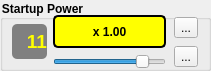
     <widget class="QGroupBox" name="startup">
      <property name="geometry">
       <rect>
        <x>10</x>
        <y>40</y>
        <width>211</width>
        <height>71</height>
       </rect>
      </property>
      <property name="font">
       <font>
        <pointsize>9</pointsize>
        <weight>75</weight>
        <bold>true</bold>
       </font>
      </property>
      <property name="styleSheet">
       <string notr="true">QGroupBox{
	font-weight: bold;
}</string>
      </property>
      <property name="title">
       <string>Startup Power</string>
      </property>
      <widget class="QWidget" name="layoutWidget_9">
       <property name="geometry">
        <rect>
         <x>10</x>
         <y>15</y>
         <width>191</width>
         <height>54</height>
        </rect>
       </property>
       <layout class="QHBoxLayout" name="horizontalLayout_47">
        <item>
         <layout class="QHBoxLayout" name="horizontalLayout_startup">
          <item>
           <widget class="QLabel" name="label_startupValue">
            <property name="minimumSize">
             <size>
              <width>35</width>
              <height>35</height>
             </size>
            </property>
            <property name="maximumSize">
             <size>
              <width>35</width>
              <height>35</height>
             </size>
            </property>
            <property name="font">
             <font>
              <pointsize>14</pointsize>
              <weight>75</weight>
              <bold>true</bold>
             </font>
            </property>
            <property name="styleSheet">
             <string notr="true">QLabel{
	color: yellow;
	font-weight: bold;
	background-color: gray;
	border-radius: 5px;
}</string>
            </property>
            <property name="text">
             <string>11</string>
            </property>
            <property name="alignment">
             <set>Qt::AlignRight|Qt::AlignTrailing|Qt::AlignVCenter</set>
            </property>
           </widget>
          </item>
          <item>
           <layout class="QVBoxLayout" name="verticalLayout_70">
            <item>
             <widget class="QLabel" name="label_startupTitle">
              <property name="minimumSize">
               <size>
                <width>113</width>
                <height>0</height>
               </size>
              </property>
              <property name="maximumSize">
               <size>
                <width>113</width>
                <height>16777215</height>
               </size>
              </property>
              <property name="styleSheet">
               <string notr="true">QLabel{
	background-color: yellow;
	font-weight: bold;
	border: 2px solid black;
	border-radius: 5px;
}</string>
              </property>
              <property name="text">
               <string>x 1.00</string>
              </property>
              <property name="alignment">
               <set>Qt::AlignCenter</set>
              </property>
             </widget>
            </item>
            <item>
             <widget class="QSlider" name="slide_startup">
              <property name="minimumSize">
               <size>
                <width>113</width>
                <height>0</height>
               </size>
              </property>
              <property name="maximumSize">
               <size>
                <width>113</width>
                <height>16777215</height>
               </size>
              </property>
              <property name="minimum">
               <number>1</number>
              </property>
              <property name="maximum">
               <number>13</number>
              </property>
              <property name="value">
               <number>11</number>
              </property>
              <property name="orientation">
               <enum>Qt::Horizontal</enum>
              </property>
             </widget>
            </item>
           </layout>
          </item>
         </layout>
        </item>
        <item>
         <layout class="QVBoxLayout" name="verticalLayout_61">
          <item>
           <widget class="QToolButton" name="undo_startup">
            <property name="text">
             <string>...</string>
            </property>
            <property name="icon">
             <iconset resource="../terminal.qrc">
              <normaloff>:/images/Undo-icon.png</normaloff>:/images/Undo-icon.png</iconset>
            </property>
           </widget>
          </item>
          <item>
           <widget class="QToolButton" name="default_startup">
            <property name="text">
             <string>...</string>
            </property>
            <property name="icon">
             <iconset resource="../terminal.qrc">
              <normaloff>:/images/default.png</normaloff>:/images/default.png</iconset>
            </property>
           </widget>
          </item>
         </layout>
        </item>
       </layout>
      </widget>
     </widget>
